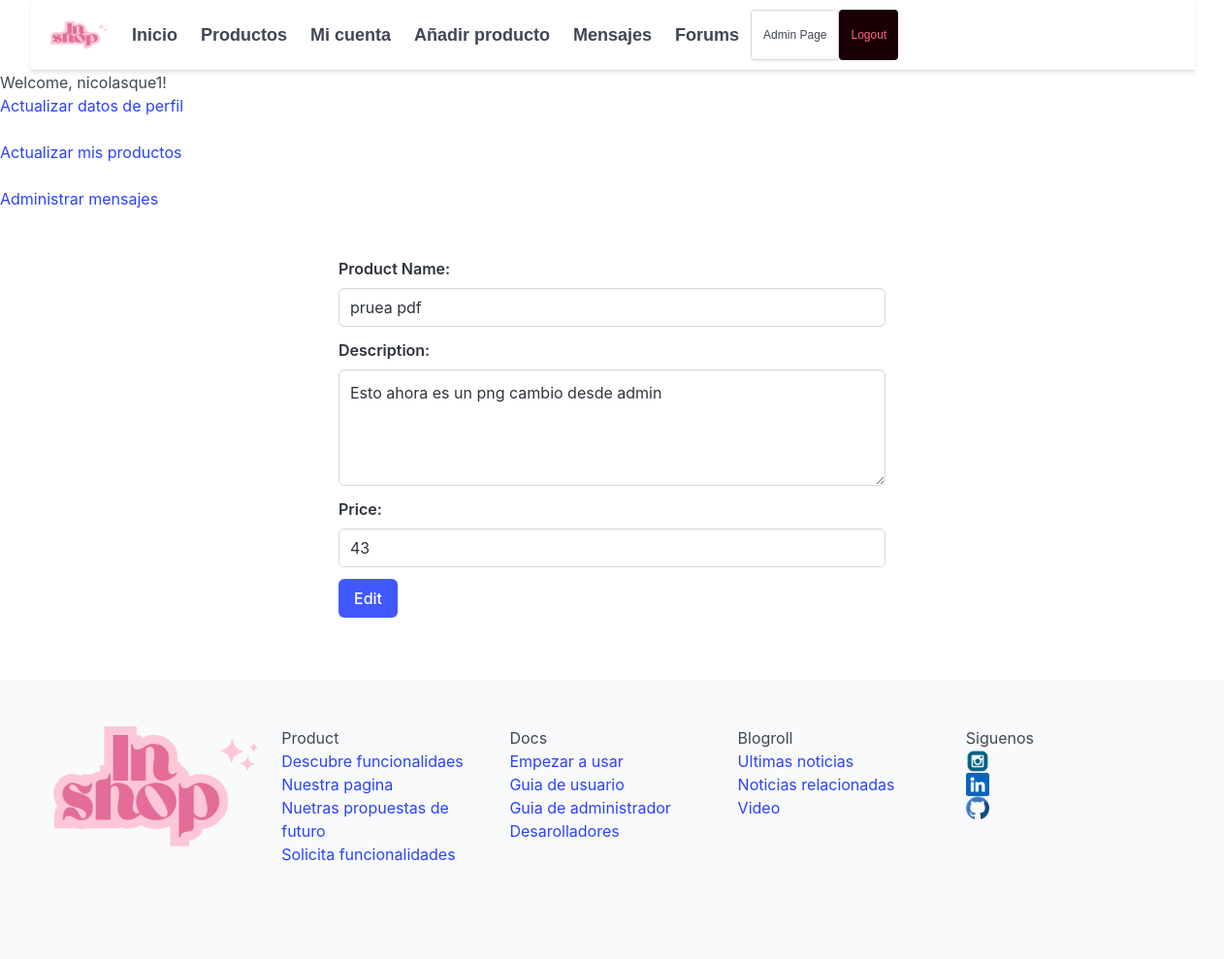
Screenshot of /php/user_acount/edit_product.php?product_id=20 (signed in) with the database file from the repository.
### tables this page shows
CREATE TABLE `user` (
  `user_id` int(9) NOT NULL,
  `username` varchar(30) NOT NULL,
  `name` varchar(30) NOT NULL,
  `surname` varchar(30) NOT NULL,
  `email` varchar(50) NOT NULL,
  `password` varchar(30) NOT NULL,
  `admin` tinyint(1) NOT NULL DEFAULT 0,
  `Register_date` date NOT NULL DEFAULT current_timestamp()
);

CREATE TABLE `product` (
  `product_id` int(9) NOT NULL,
  `product_name` varchar(30) NOT NULL,
  `price` float NOT NULL DEFAULT 0,
  `user_id` int(11) NOT NULL,
  `photo` text DEFAULT NULL,
  `description` text DEFAULT NULL,
  `city` varchar(30) DEFAULT NULL,
  `user_name` varchar(50) NOT NULL,
  `upload_date` date NOT NULL DEFAULT current_timestamp()
);

### php/user_acount/edit_product.php (the view, shortened to what this page needs)
<?php
include '../my_account.php';
function ft_get_product($product_id)
{
    $connexion = ft_create_conexion();
    $sql = "SELECT * FROM product WHERE product_id = ?";
    $stmt = $connexion->prepare($sql);
    $stmt->bind_param("i", $product_id);
    $stmt->execute();
    $result = $stmt->get_result();
    if ($result->num_rows > 0)
    {
        $row = $result->fetch_assoc();
        return $row;
    }
    else
    {
        $connexion->close();
        return FALSE;
    }
}
function ft_daw_product_edit($product_id)
{
    $product = ft_get_product($product_id);
    echo "<div class='section'>";
    echo "<div class='container'>";
    echo "<div class='columns is-centered'>";
    echo "<div class='column is-half'>";
    echo "<form action='edit_product.php' method='post'>";
    echo "<div class='field'>";
    echo "<label class='label' for='product_name'>Product Name:</label>";
    echo "<div class='control'>";
    echo "<input class='input' type='text' name='product_name' value='{$product['product_name']}'>";
    echo "</div></div>";
    echo "<div class='field'>";
    echo "<label class='label' for='description'>Description:</label>";
    echo "<div class='control'>";
    echo "<textarea class='textarea' name='description' rows='4'>{$product['description']}</textarea>";
    echo "</div></div>";
    echo "<div class='field'>";
    echo "<label class='label' for='price'>Price:</label>";
    echo "<div class='control'>";
    echo "<input class='input' type='text' name='price' value='{$product['price']}'>";
    echo "</div></div>";
    echo "<div class='field'>";
    echo "<div class='control'>";
    echo "<input class='button is-link' type='submit' value='Edit'>";
    echo "</div></div>";
    echo "</form>";
    echo "</div></div></div></div>";
}
?>
<!DOCTYPE html>
<html lang="en">
<head>
</head>
<body>
    <?php ft_daw_product_edit($_GET['product_id']); ?>
</body>
<?php include '../footer.php'; ?>

### php/my_account.php (shortened to what this page needs)
<?php
include 'navbar.php';
$user_id = $_COOKIE['user_id'];
function ft_get_user_info($user_id)
{
    $connexion = ft_create_conexion();
    $sql = "SELECT * FROM user WHERE user_id = ?";
    $stmt = $connexion->prepare($sql);
    $stmt->bind_param("i", $user_id);
    $stmt->execute();
    $result = $stmt->get_result();
    if ($result->num_rows > 0)
    {
        $row = $result->fetch_assoc();
        return $row;
    }
    else
    {
        $connexion->close();
        return false;
    }
}
$user_info = ft_get_user_info($user_id);
?>
<!DOCTYPE html>
<html>
<head>
</head>
<body>
    <h1>Welcome, <?php echo $user_info['username'] ?>!</h1>
    <ul>
        <li><a href="/tfg_shop/php/user_acount/edit_my_profile.php">Actualizar datos de perfil</a></li>
        <br>
        <li><a href="/tfg_shop/php/user_acount/my_products.php">Actualizar mis productos</a></li>
        <br>
        <li><a href="message_admin.php">Administrar mensajes</a></li>
    </ul>
</body>
</html>

### rows the page displays
user: username "nicolasque1"
product: product_name "pruea pdf", description "Esto ahora es un png cambio desde admin", price "43"
